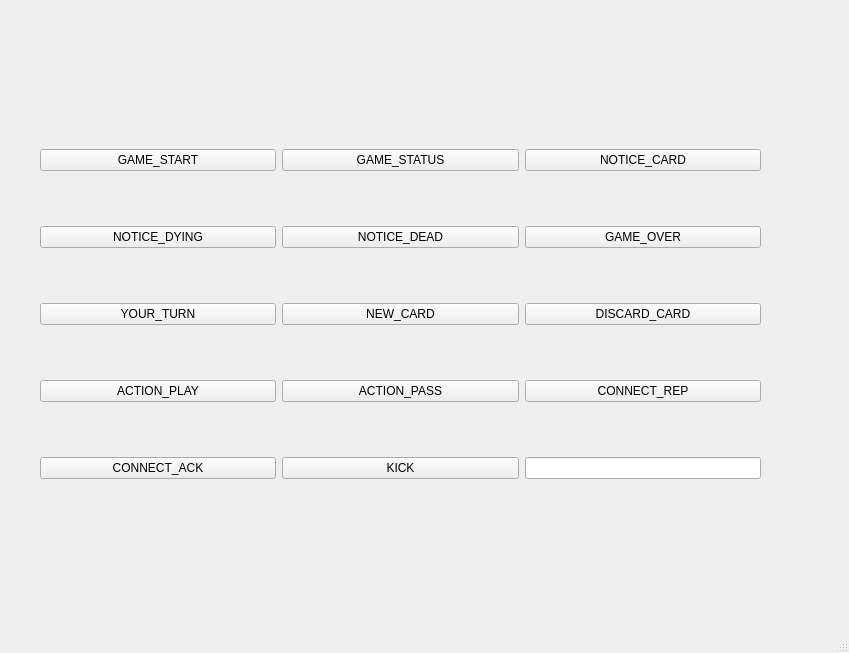
<?xml version="1.0" encoding="UTF-8"?>
<ui version="4.0">
 <class>ServerWindow</class>
 <widget class="QMainWindow" name="ServerWindow">
  <property name="geometry">
   <rect>
    <x>0</x>
    <y>0</y>
    <width>849</width>
    <height>653</height>
   </rect>
  </property>
  <property name="windowTitle">
   <string>MainWindow</string>
  </property>
  <widget class="QWidget" name="centralwidget">
   <widget class="QWidget" name="layoutWidget">
    <property name="geometry">
     <rect>
      <x>40</x>
      <y>100</y>
      <width>721</width>
      <height>431</height>
     </rect>
    </property>
    <layout class="QGridLayout" name="gridLayout">
     <item row="0" column="0">
      <widget class="QPushButton" name="GAME_START">
       <property name="text">
        <string>GAME_START</string>
       </property>
      </widget>
     </item>
     <item row="1" column="0">
      <widget class="QPushButton" name="NOTICE_DYING">
       <property name="text">
        <string>NOTICE_DYING</string>
       </property>
      </widget>
     </item>
     <item row="1" column="1">
      <widget class="QPushButton" name="NOTICE_DEAD">
       <property name="text">
        <string>NOTICE_DEAD</string>
       </property>
      </widget>
     </item>
     <item row="2" column="0">
      <widget class="QPushButton" name="YOUR_TURN">
       <property name="text">
        <string>YOUR_TURN</string>
       </property>
      </widget>
     </item>
     <item row="2" column="1">
      <widget class="QPushButton" name="NEW_CARD">
       <property name="text">
        <string>NEW_CARD</string>
       </property>
      </widget>
     </item>
     <item row="3" column="0">
      <widget class="QPushButton" name="ACTION_PLAY">
       <property name="text">
        <string>ACTION_PLAY</string>
       </property>
      </widget>
     </item>
     <item row="3" column="1">
      <widget class="QPushButton" name="ACTION_PASS">
       <property name="text">
        <string>ACTION_PASS</string>
       </property>
      </widget>
     </item>
     <item row="4" column="0">
      <widget class="QPushButton" name="CONNECT_ACK">
       <property name="text">
        <string>CONNECT_ACK</string>
       </property>
      </widget>
     </item>
     <item row="4" column="1">
      <widget class="QPushButton" name="KICK">
       <property name="text">
        <string>KICK</string>
       </property>
      </widget>
     </item>
     <item row="0" column="1">
      <widget class="QPushButton" name="GAME_STATUS">
       <property name="text">
        <string>GAME_STATUS</string>
       </property>
      </widget>
     </item>
     <item row="1" column="2">
      <widget class="QPushButton" name="GAME_OVER">
       <property name="text">
        <string>GAME_OVER</string>
       </property>
      </widget>
     </item>
     <item row="0" column="2">
      <widget class="QPushButton" name="NOTICE_CARD">
       <property name="text">
        <string>NOTICE_CARD</string>
       </property>
      </widget>
     </item>
     <item row="2" column="2">
      <widget class="QPushButton" name="DISCARD_CARD">
       <property name="text">
        <string>DISCARD_CARD</string>
       </property>
      </widget>
     </item>
     <item row="3" column="2">
      <widget class="QPushButton" name="CONNECT_REP">
       <property name="text">
        <string>CONNECT_REP</string>
       </property>
      </widget>
     </item>
     <item row="4" column="2">
      <widget class="QLineEdit" name="Value">
       <property name="sizePolicy">
        <sizepolicy hsizetype="Preferred" vsizetype="Fixed">
         <horstretch>0</horstretch>
         <verstretch>0</verstretch>
        </sizepolicy>
       </property>
      </widget>
     </item>
    </layout>
   </widget>
  </widget>
  <widget class="QMenuBar" name="menubar">
   <property name="geometry">
    <rect>
     <x>0</x>
     <y>0</y>
     <width>849</width>
     <height>21</height>
    </rect>
   </property>
  </widget>
  <widget class="QStatusBar" name="statusbar"/>
 </widget>
 <resources/>
 <connections/>
</ui>
